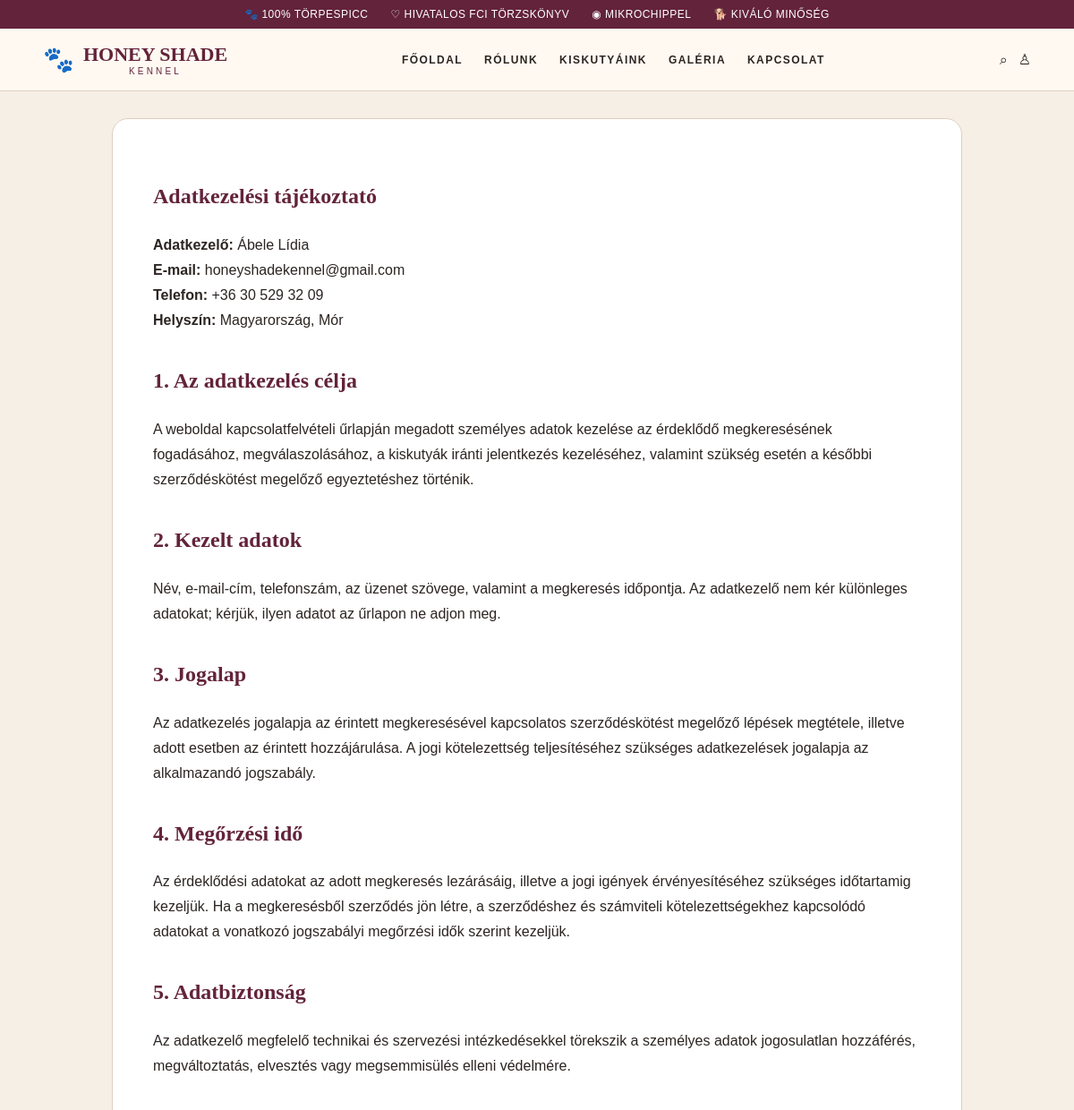
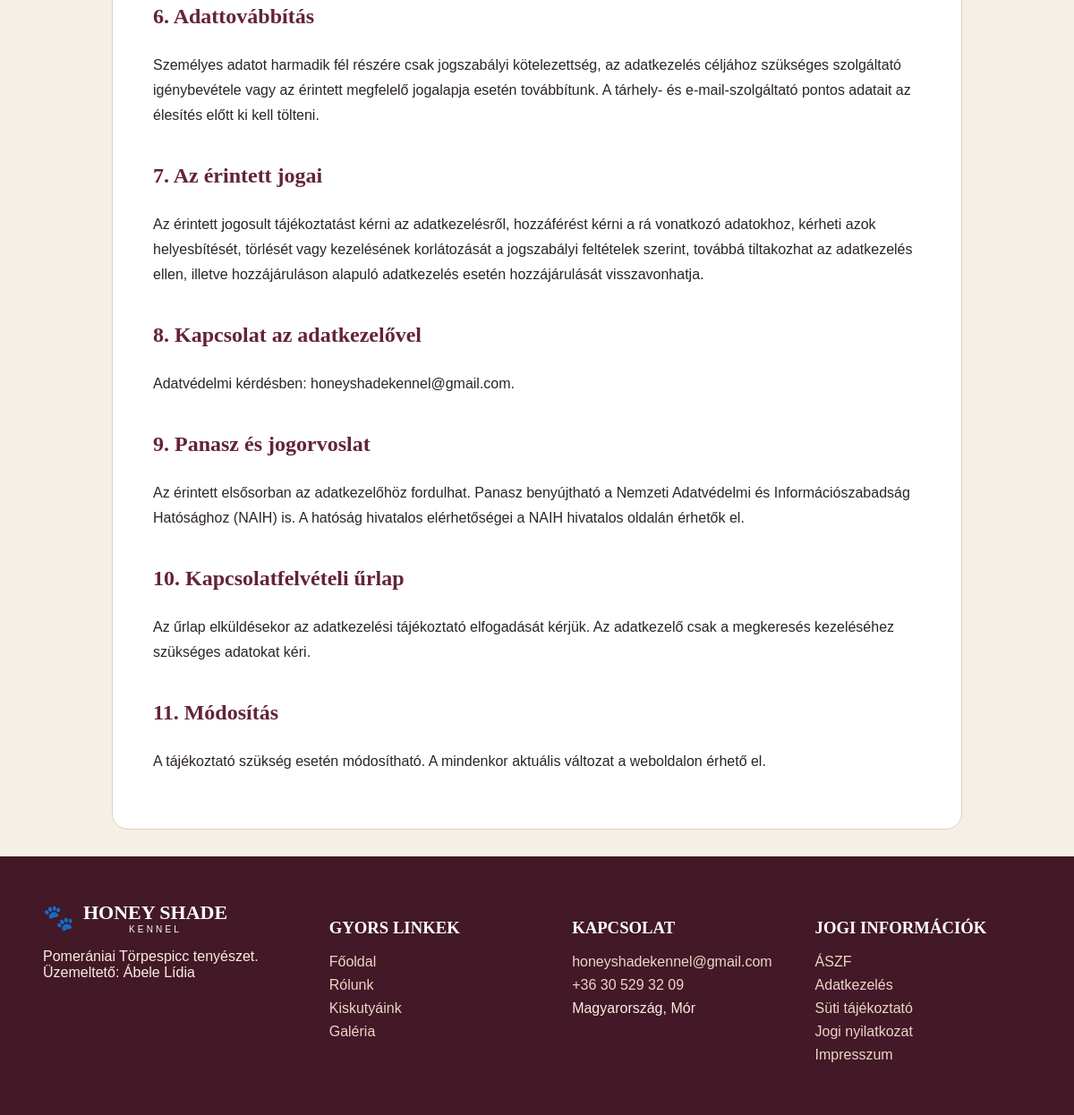
The app's page /jogi/adatvedelem with its own data (2 pictures, top to bottom).
### tables this page shows
CREATE TABLE content (key TEXT PRIMARY KEY, value TEXT NOT NULL);

### app.py (the view)
@app.route('/jogi/<page>')
def legal(page):
    if page not in {'aszf','adatvedelem','jogi','impresszum','suti'}: abort(404)
    return render_template(f'{page}.html')

### app.py (called while the page is built)
def db():
    con = sqlite3.connect(DB_PATH)
    con.row_factory = sqlite3.Row
    return con

def content():
    con=db(); rows=con.execute('SELECT key,value FROM content').fetchall(); con.close(); return {r['key']:r['value'] for r in rows}

def csrf():
    if 'csrf' not in session: session['csrf']=secrets.token_urlsafe(24)
    return session['csrf']

@app.context_processor
def inject(): return {'site':content(), 'csrf_token':csrf()}

### templates/adatvedelem.html
{% extends 'base.html' %}{% block content %}<main class="wrap"><article class="legal"><h1>Adatkezelési tájékoztató</h1><p><b>Adatkezelő:</b> {{site.operator}}<br><b>E-mail:</b> {{site.email}}<br><b>Telefon:</b> {{site.phone}}<br><b>Helyszín:</b> {{site.location}}</p><h2>1. Az adatkezelés célja</h2><p>A weboldal kapcsolatfelvételi űrlapján megadott személyes adatok kezelése az érdeklődő megkeresésének fogadásához, megválaszolásához, a kiskutyák iránti jelentkezés kezeléséhez, valamint szükség esetén a későbbi szerződéskötést megelőző egyeztetéshez történik.</p><h2>2. Kezelt adatok</h2><p>Név, e-mail-cím, telefonszám, az üzenet szövege, valamint a megkeresés időpontja. Az adatkezelő nem kér különleges adatokat; kérjük, ilyen adatot az űrlapon ne adjon meg.</p><h2>3. Jogalap</h2><p>Az adatkezelés jogalapja az érintett megkeresésével kapcsolatos szerződéskötést megelőző lépések megtétele, illetve adott esetben az érintett hozzájárulása. A jogi kötelezettség teljesítéséhez szükséges adatkezelések jogalapja az alkalmazandó jogszabály.</p><h2>4. Megőrzési idő</h2><p>Az érdeklődési adatokat az adott megkeresés lezárásáig, illetve a jogi igények érvényesítéséhez szükséges időtartamig kezeljük. Ha a megkeresésből szerződés jön létre, a szerződéshez és számviteli kötelezettségekhez kapcsolódó adatokat a vonatkozó jogszabályi megőrzési idők szerint kezeljük.</p><h2>5. Adatbiztonság</h2><p>Az adatkezelő megfelelő technikai és szervezési intézkedésekkel törekszik a személyes adatok jogosulatlan hozzáférés, megváltoztatás, elvesztés vagy megsemmisülés elleni védelmére.</p><h2>6. Adattovábbítás</h2><p>Személyes adatot harmadik fél részére csak jogszabályi kötelezettség, az adatkezelés céljához szükséges szolgáltató igénybevétele vagy az érintett megfelelő jogalapja esetén továbbítunk. A tárhely- és e-mail-szolgáltató pontos adatait az élesítés előtt ki kell tölteni.</p><h2>7. Az érintett jogai</h2><p>Az érintett jogosult tájékoztatást kérni az adatkezelésről, hozzáférést kérni a rá vonatkozó adatokhoz, kérheti azok helyesbítését, törlését vagy kezelésének korlátozását a jogszabályi feltételek szerint, továbbá tiltakozhat az adatkezelés ellen, illetve hozzájáruláson alapuló adatkezelés esetén hozzájárulását visszavonhatja.</p><h2>8. Kapcsolat az adatkezelővel</h2><p>Adatvédelmi kérdésben: {{site.email}}.</p><h2>9. Panasz és jogorvoslat</h2><p>Az érintett elsősorban az adatkezelőhöz fordulhat. Panasz benyújtható a Nemzeti Adatvédelmi és Információszabadság Hatósághoz (NAIH) is. A hatóság hivatalos elérhetőségei a <a href="https://naih.hu/" target="_blank" rel="noopener">NAIH hivatalos oldalán</a> érhetők el.</p><h2>10. Kapcsolatfelvételi űrlap</h2><p>Az űrlap elküldésekor az adatkezelési tájékoztató elfogadását kérjük. Az adatkezelő csak a megkeresés kezeléséhez szükséges adatokat kéri.</p><h2>11. Módosítás</h2><p>A tájékoztató szükség esetén módosítható. A mindenkor aktuális változat a weboldalon érhető el.</p></article></main>{% endblock %}

### templates/base.html (shortened to what this page needs)
<!doctype html><html lang="hu"><head></head><body>
<div class="top"><span>🐾 100% TÖRPESPICC</span><span>♡ HIVATALOS FCI TÖRZSKÖNYV</span><span>◉ MIKROCHIPPEL</span><span>🐕 KIVÁLÓ MINŐSÉG</span></div>
<header class="header"><a class="logo" href="{{ url_for('home') }}"><span class="paw">🐾</span><span><b>HONEY SHADE</b><small>KENNEL</small></span></a><nav class="nav"><a href="/#home">FŐOLDAL</a><a href="/#rolunk">RÓLUNK</a><a href="/#kiskutyak">KISKUTYÁINK</a><a href="/#galeria">GALÉRIA</a><a href="/#kapcsolat">KAPCSOLAT</a></nav><div class="icons"><span>⌕</span><a href="{{ url_for('admin_login') }}" title="Admin">♙</a><button class="hamb" onclick="document.querySelector('.nav').style.display='flex'">☰</button></div></header>
{% block content %}{% endblock %}
<footer class="footer"><div class="footgrid"><div><div class="logo" style="color:#fff"><span class="paw">🐾</span><span><b style="color:#fff">HONEY SHADE</b><small>KENNEL</small></span></div><p>Pomerániai Törpespicc tenyészet.<br>Üzemeltető: {{site.operator}}</p></div><div><h3>GYORS LINKEK</h3><a href="/#home">Főoldal</a><a href="/#rolunk">Rólunk</a><a href="/#kiskutyak">Kiskutyáink</a><a href="/#galeria">Galéria</a></div><div><h3>KAPCSOLAT</h3><a href="mailto:{{site.email}}">{{site.email}}</a><a href="tel:+36305293209">{{site.phone}}</a><span>{{site.location}}</span></div><div><h3>JOGI INFORMÁCIÓK</h3><a href="{{url_for('legal',page='aszf')}}">ÁSZF</a><a href="{{url_for('legal',page='adatvedelem')}}">Adatkezelés</a><a href="{{url_for('legal',page='suti')}}">Süti tájékoztató</a><a href="{{url_for('legal',page='jogi')}}">Jogi nyilatkozat</a><a href="{{url_for('legal',page='impresszum')}}">Impresszum</a></div></div></footer>
</body></html>

### templates/base.html (style rules this page uses)
:root { --wine:#63233a;--wine2:#431827;--cream:#f6efe5;--cream2:#fffaf3;--gold:#b18a5a;--ink:#2c2522;--line:#dfd0c1 }
* { box-sizing:border-box }
html { scroll-behavior:smooth }
body { margin:0;background:var(--cream);color:var(--ink);font-family:Arial,Helvetica,sans-serif }
h1,h2,h3,.serif { font-family:Georgia,'Times New Roman',serif }
a { color:inherit;text-decoration:none }
.top { background:var(--wine);color:#fff;padding:9px 4%;display:flex;gap:25px;justify-content:center;flex-wrap:wrap;font-size:12px;letter-spacing:.04em }
.header { position:sticky;top:0;z-index:20;background:#fffaf3ee;backdrop-filter:blur(10px);border-bottom:1px solid var(--line);display:flex;align-items:center;justify-content:space-between;padding:16px 4% }
.logo { display:flex;align-items:center;gap:10px;color:var(--wine) }
.paw { font-size:28px }
.logo b { display:block;font:700 22px Georgia }
.logo small { display:block;letter-spacing:.32em;font-size:10px;text-align:center }
.nav { display:flex;gap:24px;font-size:12px;font-weight:700;letter-spacing:.12em }
.icons { display:flex;gap:12px;align-items:center }
.wrap { max-width:1380px;margin:auto;padding:30px 4% }
.footer { background:var(--wine2);color:#f9eee2;padding:50px 4% }
.footgrid { max-width:1380px;margin:auto;display:grid;grid-template-columns:1.2fr 1fr 1fr 1fr;gap:30px }
.footer h3 { color:#fff }
.footer a { display:block;margin:8px 0;color:#ead7c7 }
.legal { max-width:950px;margin:auto;background:#fff;padding:45px;border-radius:18px;border:1px solid var(--line);line-height:1.75 }
.legal h1 { color:var(--wine) }
.legal h2 { color:var(--wine);margin-top:32px }

### records on screen
content: operator "Ábele Lídia"
content: email "honeyshadekennel@gmail.com"
content: phone "+36 30 529 32 09"
content: location "Magyarország, Mór"
